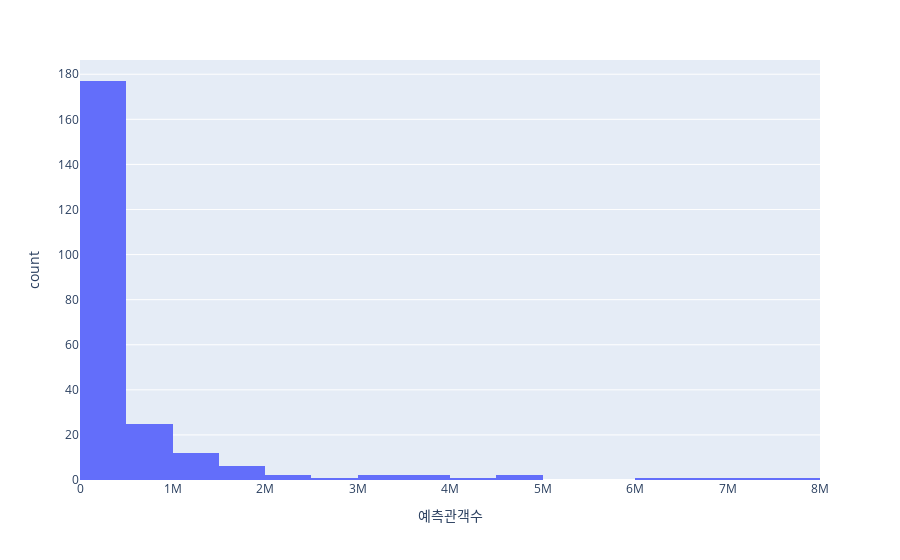

Here is the notebook cell this chart was saved with:
### Code cell
fig = px.histogram(movie_predict, x='예측관객수')
fig.show()

### Figure 1 — Plotly figure (JSON) as saved in the notebook; plotly's stock layout.template omitted (floating-point values rounded to 4 significant figures; data arrays with more than 128 entries replaced by an {"elided": "..."} marker saying what was removed)
{"data": [{"alignmentgroup": "True", "bingroup": "x", "hovertemplate": "예측관객수=%{x}<br>count=%{y}<extra></extra>", "legendgroup": "", "marker": {"color": "#636efa", "pattern": {"shape": ""}}, "name": "", "offsetgroup": "", "orientation": "v", "showlegend": false, "type": "histogram", "x": {"elided": "234 int values"}, "xaxis": "x", "yaxis": "y"}], "layout": {"barmode": "relative", "legend": {"tracegroupgap": 0}, "margin": {"t": 60}, "xaxis": {"anchor": "y", "domain": [0, 1], "title": {"text": "예측관객수"}}, "yaxis": {"anchor": "x", "domain": [0, 1], "title": {"text": "count"}}}}
